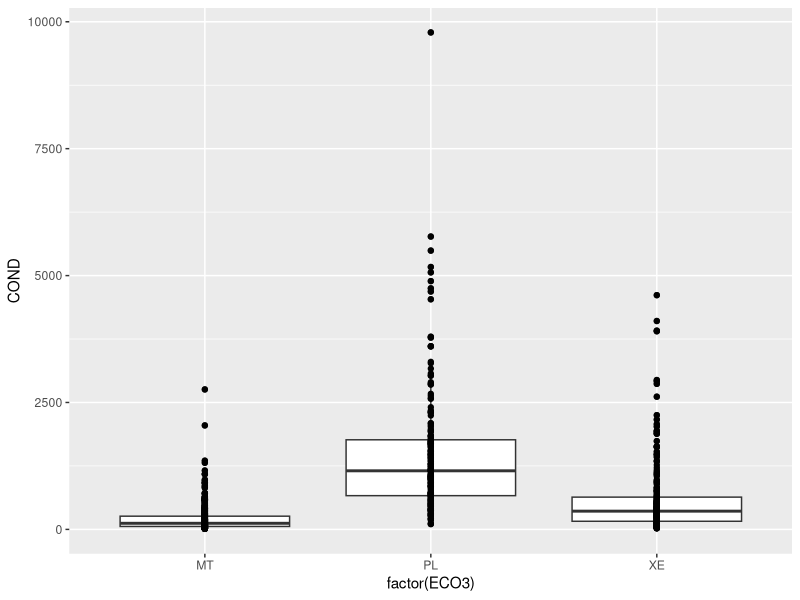
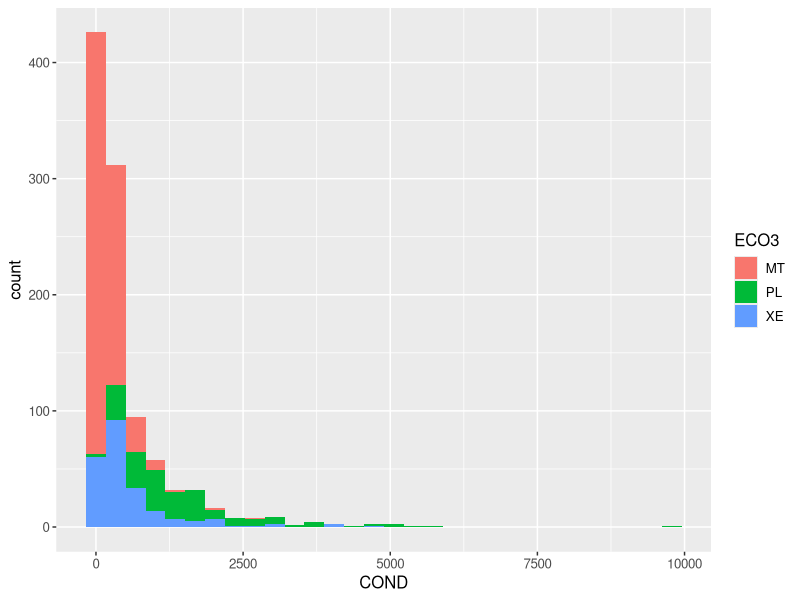
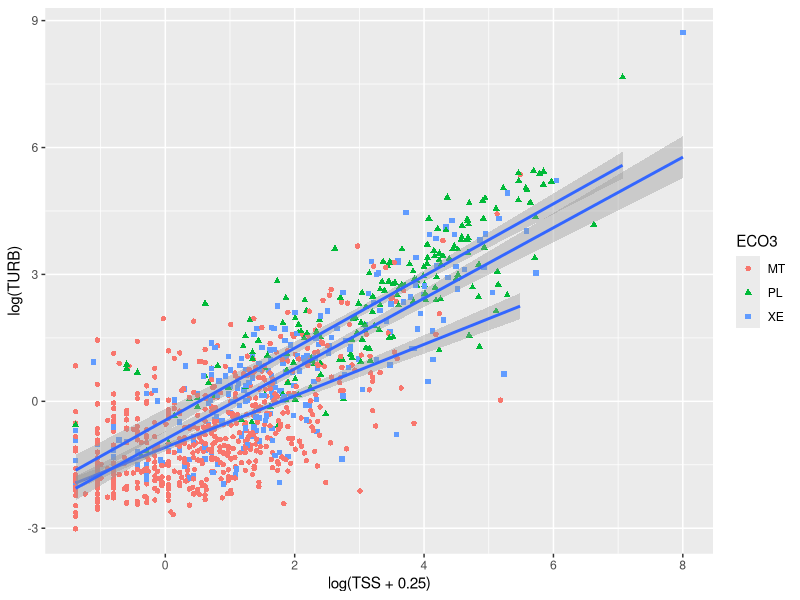

Here is the R script that generated these plots, in order:
## ---- chunk 1
library(knitr)
opts_chunk$set(fig.width=6, fig.height=4, fig.path='Figs/',
               echo=FALSE, warning=FALSE, message=FALSE)
## ---- chunk 2
require(dplyr)
dta <-read.csv("wemap_na.csv")
dta<-na.omit(dta)

lm <- select(dta, ECO3, TSS, TURB)
lm <- na.omit(lm)
lm <- mutate(lm, ECO3,lnTSS = log(TSS), lnTURB = log(TURB))
lm <- filter(lm, TSS>0)

lmMT <- filter(lm, ECO3 =="MT")
lmPL <- filter(lm, ECO3 =="PL")
lmXE <- filter(lm, ECO3 =="XE")

lm.MT <- lm(lmMT$lnTSS ~ lmMT$lnTURB - 1)# omitting intercept
lm.PL <- lm(lmPL$lnTSS ~ lmPL$lnTURB - 1) 
lm.XE <- lm(lmXE$lnTSS ~ lmXE$lnTURB - 1)

lm.MT #.41
lm.PL # 1.22
lm.XE # 1.09
## ---- chunk 3

dta<-select(dta,-c(YEAR, ECO10, ECO3, HUC4, FOR_TOT, AG_TOT, URB_TOT))

mean <- summarise_each(dta,funs(mean))
md<-summarise_each(dta,funs(median))
mx<-summarise_each(dta,funs(max))
mn<-summarise_each(dta,funs(min))
var <- summarise_each(dta,funs(var))
sd <- summarise_each(dta, funs(sd))

dta_2<- bind_rows(mean, md, mx, mn,var, sd)     
dta_2$new.col <- c("Mean","Median","Max","Min","Var","SD")
dta_stat<-rename(dta_2,stat=new.col)
dta_stat <- subset(dta_stat, select=c(stat,1:13))

# Transpose df
n <- dta_stat$stat # first remember the column names
dta.T <- as.data.frame(t(dta_stat[,-1])) # transpose all but the first column (name)
colnames(dta.T) <- n
dta.T$myfactor <- factor(row.names(dta.T))
dta.T <-arrange(dta.T,desc(Var))
dta.T<-rename(dta.T,Factor=myfactor)
dta.T<- subset(dta.T, select=c(Factor,1:6))

kable((dta.T), digits=1)
## ---- chunk 4
dta <-read.csv("wemap.csv")
eco3<-dta%>%
  group_by(ECO3)%>%
  summarise(COND_Ave=mean(COND), pH_Ave = mean(PH), NTL_Ave = mean(NTL), TURB_Ave = mean(TURB), AgTOT_Ave = mean(AG_TOT))
   
knitr::kable(head(eco3), format = 'pandoc', digits=1, padding = 2, caption = 'Mean conductivity, pH, total nitrogen concentration, turbidity, and % of agrigulture in watershed')
## ---- chunk 5
by_ECO3<- dta %>%
  group_by(ECO3)%>%
  filter(FOR_TOT >80)%>%
  summarise(Number_site = n())
knitr::kable(head(by_ECO3), format = 'pandoc', digits=1, padding = 2, caption = 'Number of % of forestland in watershed sites within each acoregion (ECO3) that have more than 80% forest cover.')

## ---- chunk 6
require(dplyr)
dif <- dta %>%
  group_by(ECO3)%>%
  filter(FOR_TOT >80)%>%
  summarise(avgNTL = mean(NTL),
          avgCOND = mean(COND))
knitr::kable(head(dif), format = 'pandoc', digits=1, padding = 2, caption = 'Average COND: conductivity (µS/cm), and NTL: Total nitrogen concentration (mg/L) for each acoregion (ECO3) that have more than 80% forest cover.')
## ---- chunk 7
dta <-read.csv("wemap.csv")
require(ggplot2)
p <- ggplot(dta, aes(factor(ECO3), COND))
p + geom_boxplot()+geom_point()+ labs(list(title = "Conductivity for aech ecoregion", x = "Ecoregion (ECO3)", y = "Conductivity (uS/cm)"))
## ---- chunk 8
p3<-ggplot(dta,aes(COND))+theme(text=element_text(size=12))
p3+geom_histogram(aes(fill=ECO3))+
  labs(list(title = "Conductivity by ecoregion", x = "Conductivity (uS/cm)", y = "Frequency"))
## ---- chunk 9
require(ggplot2)
p4<-ggplot(dta,aes(log(TSS+.25), log(TURB)))
p4+geom_point(aes(shape=ECO3,color=ECO3))+geom_smooth(aes(group = ECO3), method="lm")+ labs(list(title = "Total suspended solids vs turbidity", x = "Ln Turbidity(NTU's)", y = "Ln Total suspended solids (mg/L)"))

